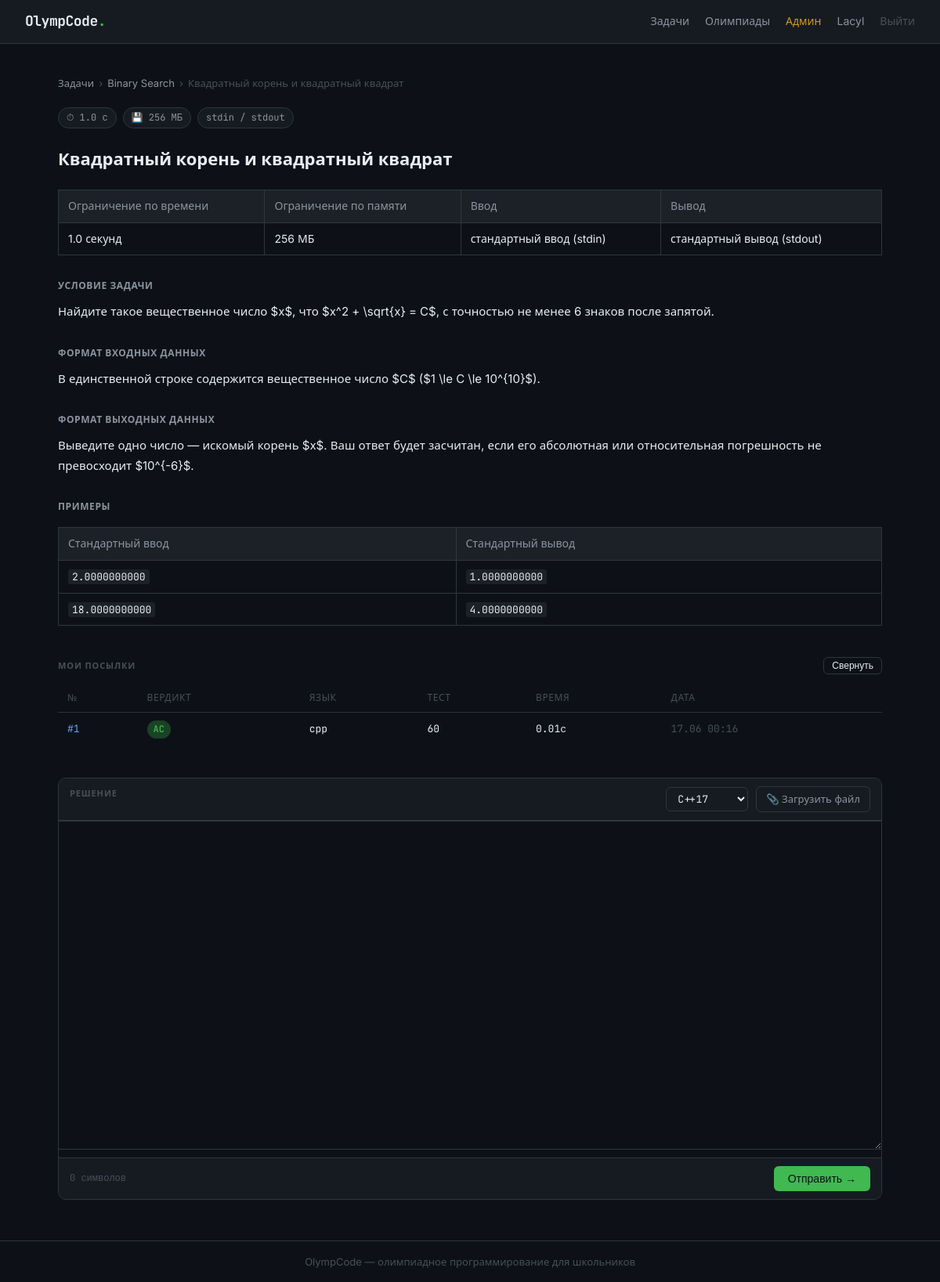
/task/10 (signed in), run on an earlier commit of the app's database.
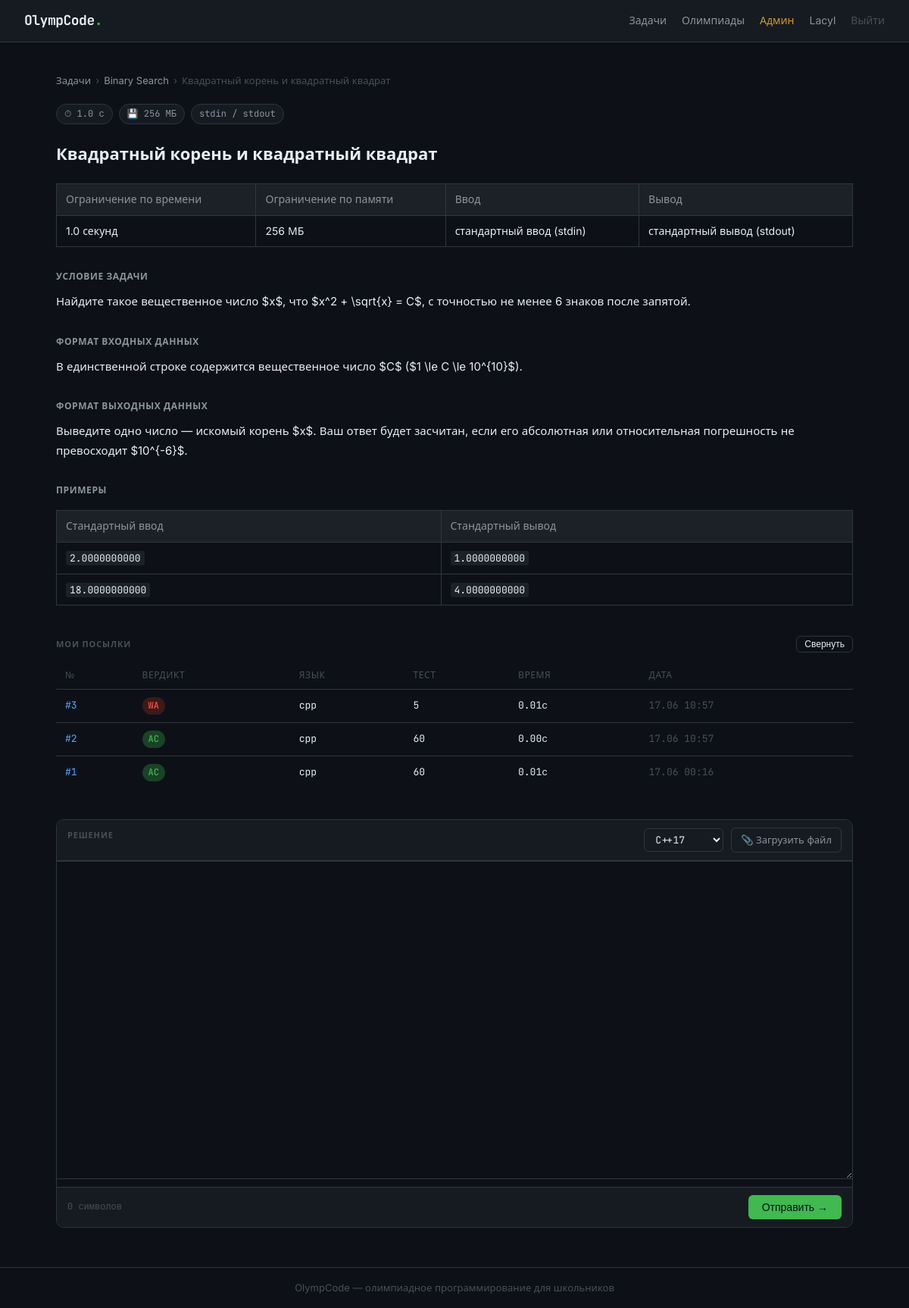
And on a later commit of the database.
### models.py (models this page shows)
class User(Base):
    __tablename__ = "users"
    id:            Mapped[int]      = mapped_column(Integer, primary_key=True)
    username:      Mapped[str]      = mapped_column(String(64), unique=True, index=True)
    email:         Mapped[str]      = mapped_column(String(256), unique=True)
    password_hash: Mapped[str]      = mapped_column(String(256))
    is_admin:      Mapped[bool]     = mapped_column(Boolean, default=False)
    created_at:    Mapped[datetime] = mapped_column(DateTime, default=datetime.now())
    submissions: Mapped[list["Submission"]] = relationship(back_populates="user")

class Topic(Base):
    __tablename__ = "topics"
    id:    Mapped[int] = mapped_column(Integer, primary_key=True)
    slug:  Mapped[str] = mapped_column(String(64), unique=True, index=True)
    title: Mapped[str] = mapped_column(String(128))
    tasks: Mapped[list["Task"]] = relationship(back_populates="topic")

class Task(Base):
    __tablename__ = "tasks"
    id:             Mapped[int]          = mapped_column(Integer, primary_key=True)
    topic_id:       Mapped[int | None]   = mapped_column(ForeignKey("topics.id"), nullable=True)
    order_in_topic: Mapped[int]          = mapped_column(Integer, default=1)
    title:          Mapped[str]          = mapped_column(String(256))
    statement_md:   Mapped[str | None]   = mapped_column(Text, nullable=True)
    statement_html: Mapped[str | None]   = mapped_column(Text, nullable=True)
    time_limit:     Mapped[float]        = mapped_column(Float, default=1.0)
    memory_limit:   Mapped[int]          = mapped_column(Integer, default=256)
    tests_path:     Mapped[str]          = mapped_column(String(512))
    checker_path:   Mapped[str]          = mapped_column(String(512))
    scoring_type:     Mapped[ScoringType]  = mapped_column(SAEnum(ScoringType), default=ScoringType.ICPC)
    max_score:        Mapped[float]        = mapped_column(Float, default=0.0)
    test_scores_json: Mapped[str | None]   = mapped_column(Text, nullable=True)  # JSON список баллов за каждый тест
    topic:         Mapped["Topic | None"]      = relationship(back_populates="tasks")
    submissions:   Mapped[list["Submission"]]  = relationship(back_populates="task")
    subtasks:      Mapped[list["Subtask"]]     = relationship(back_populates="task")
    contest_tasks: Mapped[list["ContestTask"]] = relationship(back_populates="task")

class Submission(Base):
    __tablename__ = "submissions"
    id:                     Mapped[int]          = mapped_column(Integer, primary_key=True)
    user_id:                Mapped[int]          = mapped_column(ForeignKey("users.id"))
    task_id:                Mapped[int]          = mapped_column(ForeignKey("tasks.id"))
    task_submission_number: Mapped[int]          = mapped_column(Integer, default=1)
    code:                   Mapped[str]          = mapped_column(Text)
    language:               Mapped[str]          = mapped_column(String(16), default="cpp")
    verdict:                Mapped[Verdict]      = mapped_column(SAEnum(Verdict), default=Verdict.PENDING)
    failed_test:            Mapped[int | None]   = mapped_column(Integer, nullable=True)
    error_output:           Mapped[str | None]   = mapped_column(Text, nullable=True)
    execution_time:         Mapped[float | None] = mapped_column(Float, nullable=True)
    score:                  Mapped[float | None] = mapped_column(Float, nullable=True)
    ai_hint:                Mapped[str | None]   = mapped_column(Text, nullable=True)
    submitted_at:           Mapped[datetime]     = mapped_column(DateTime, default=datetime.now())
    user:         Mapped["User"]             = relationship(back_populates="submissions")
    task:         Mapped["Task"]             = relationship(back_populates="submissions")
    test_results: Mapped[list["TestResult"]] = relationship(back_populates="submission")

### routers/tasks.py (the view)
@router.get("/task/{task_id}")
async def task_page(task_id: int, request: Request, contest_id: int | None = None, db: Session = Depends(get_db)):
    user = get_current_user(request, db)
    task = db.query(Task).filter_by(id=task_id).first()
    if not task:
        return render_404(request, user)
    if task.scoring_type == ScoringType.MOSH and task.checker_path:
        from mosh_judge import ensure_mosh_test_scores
        test_scores = json.loads(task.test_scores_json) if task.test_scores_json else []
        test_scores = ensure_mosh_test_scores(
            task.checker_path,
            task.tests_path,
            test_scores,
            task.statement_html,
        )
        if sum(test_scores) >= 0 and (
            task.max_score != sum(test_scores)
            or task.test_scores_json != json.dumps(test_scores)
        ):
            task.test_scores_json = json.dumps(test_scores)
            task.max_score = sum(test_scores)
            db.commit()
    contest = None
    contest_task = None
    if contest_id:
        from models import Contest
        contest = db.query(Contest).filter_by(id=contest_id).first()
        if contest:
            contest_task = db.query(ContestTask).filter_by(
                contest_id=contest_id, task_id=task_id
            ).first()
    if task.statement_html:
        statement_html = _rewrite_statement_assets(task.statement_html, task)
    elif task.statement_md:
        statement_html = md.markdown(
            task.statement_md,
            extensions=["tables", "fenced_code", "toc", "nl2br"]
        )
    else:
        statement_html = "<p style=\"color:var(--text-2)\">Условие задачи не загружено.</p>"
    last_submissions = []
    if user:
        last_submissions = (
            db.query(Submission)
            .filter_by(user_id=user.id, task_id=task.id)
            .order_by(Submission.submitted_at.desc())
            .limit(50)
            .all()
        )
    return templates.TemplateResponse("tasks/task.html", {
        "request":          request,
        "user":             user,
        "task":             task,
        "statement_html":   statement_html,
        "last_submissions": last_submissions,
        "contest": contest,
        "contest_task": contest_task,
    })

### templates/tasks/task.html (shortened to what this page needs)
{% extends "base.html" %}
{% block head %}
<link rel="stylesheet" href="https://cdn.jsdelivr.net/npm/katex@0.16.11/dist/katex.min.css">
{% endblock %}
{% block content %}
<div class="breadcrumb">
  {% if contest %}
    <a href="/contests">Олимпиады</a>
    <span>›</span>
    <a href="/contests/{{ contest.id }}">{{ contest.title }}</a>
    <span>›</span>
    <span>{% if contest_task.letter %}{{ contest_task.letter }}. {% endif %}{{ task.title }}</span>
  {% else %}
    <a href="/">Задачи</a>
    <span>›</span>
    <a href="/topic/{{ task.topic.slug }}">{{ task.topic.title }}</a>
    <span>›</span>
    <span>{{ task.title }}</span>
  {% endif %}
</div>
<div class="task-limits">
  <span class="limit-badge">⏱ {{ task.time_limit }} с</span>
  <span class="limit-badge">💾 {{ task.memory_limit }} МБ</span>
  <span class="limit-badge">stdin / stdout</span>
</div>
<div class="statement">
  {{ statement_html | safe }}
</div>
<div class="submissions-section" id="submissions-section" {% if not last_submissions %}style="display:none"{% endif %}>
  <div class="submissions-header">
    <span class="section-label">МОИ ПОСЫЛКИ</span>
    <button class="btn btn--outline btn--small" id="toggle-subs" onclick="toggleSubs()">Свернуть</button>
  </div>
  <div id="subs-wrap">
    <table class="submissions-table">
      <thead>
        <tr><th>№</th><th>Вердикт</th><th>Язык</th><th>Тест</th><th>Время</th><th>Дата</th></tr>
      </thead>
      <tbody id="submissions-tbody">
        {% for s in last_submissions %}
        <tr id="row-{{ s.id }}"{% if loop.index > 5 %} class="sub-extra sub-extra--hidden"{% endif %}>
          <td><a href="/submissions/{{ s.id }}{% if contest %}?contest_id={{ contest.id }}{% endif %}" class="sub-link">#{{ s.task_submission_number }}</a></td>
          <td>
            <span class="badge badge--{{ s.verdict.value.lower() }}" id="verdict-text-{{ s.id }}">
              {% if task.scoring_type.value != 'icpc' and s.score is not none %}
                {{ s.score | format_score }}/{{ task.max_score | format_score }}
              {% else %}
                {{ s.verdict.value }}
              {% endif %}
            </span>
          </td>
          <td>{{ s.language }}</td>
          <td>{{ s.failed_test if s.failed_test else '—' }}</td>
          <td>{{ '%.2f'|format(s.execution_time) + 'с' if s.execution_time else '—' }}</td>
          <td class="sub-date">{{ s.submitted_at.strftime('%d.%m %H:%M') }}</td>
        </tr>
        {% endfor %}
      </tbody>
    </table>
  </div>
</div>
{% if user %}
<div class="editor-section">
  <div class="editor-topbar">
    <span class="section-label">РЕШЕНИЕ</span>
    <div class="editor-actions">
      <select class="lang-select" id="lang-select">
        <option value="cpp">C++17</option>
      </select>
      <label class="file-upload-btn">
        📎 Загрузить файл
      </label>
    </div>
  </div>
  <div id="editor-container"></div>
  <div class="editor-footer">
    <span class="char-count" id="char-count">0 символов</span>
    <button class="btn btn--primary" id="submit-btn" onclick="submitCode()">Отправить →</button>
  </div>
</div>
{% endif %}
{% endblock %}
{% block scripts %}
<link rel="stylesheet" href="https://cdnjs.cloudflare.com/ajax/libs/codemirror/5.65.16/codemirror.min.css">
<link rel="stylesheet" href="https://cdnjs.cloudflare.com/ajax/libs/codemirror/5.65.16/theme/dracula.min.css">
{% endblock %}

### templates/base.html (shortened to what this page needs)
<!DOCTYPE html>
<html lang="ru">
<head>
  <link rel="stylesheet" href="/static/css/main.css">
  {% block head %}{% endblock %}
</head>
<body>
<nav class="navbar">
  <a href="/" class="nav-logo">OlympCode<span class="logo-dot">.</span></a>
  <div class="nav-links">
    <a href="/" class="nav-link">Задачи</a>
    <a href="/contests/" class="nav-link">Олимпиады</a>
    {% if user %}
      {% if user.is_admin %}<a href="/admin/" class="nav-link" style="color:var(--amber)">Админ</a>{% endif %}
      <a href="/profile/" class="nav-link">{{ user.username }}</a>
      <a href="/auth/logout" class="nav-link nav-link--muted">Выйти</a>
    {% else %}
      <a href="/auth/login" class="nav-link">Войти</a>
      <a href="/auth/register" class="btn btn--sm btn--primary">Регистрация</a>
    {% endif %}
  </div>
</nav>
<main class="main-content">
  {% block content %}{% endblock %}
</main>
<footer class="footer">
  <span>OlympCode — олимпиадное программирование для школьников</span>
</footer>
{% block scripts %}{% endblock %}
</body>
</html>

### templates/tasks/task.html (style rules this page uses)
#editor-container { height: 420px; resize: vertical; overflow: hidden; min-height: 200px; max-height: 700px; border-top: 1px solid var(--border); border-bottom: 1px solid var(--border); }
.submissions-header { display: flex; align-items: center; justify-content: space-between; margin-bottom: 12px; }
.submissions-header .section-label { margin: 0; }
.sub-link { color: var(--blue); }
.sub-date { color: var(--text-3); }
.btn--small { font-size: 12px; padding: 3px 10px; }
.editor-actions { display: flex; align-items: center; gap: 10px; }
.statement td { vertical-align: top; }

What changed in the data, as far as the page shows it:
added Submission: task_submission_number "3", verdict.value "WA", language "cpp", failed_test "5", execution_time "0.01с", submitted_at "17.06 10:57"
added Submission: task_submission_number "2", verdict.value "AC", language "cpp", failed_test "60", execution_time "0.00с", submitted_at "17.06 10:57"
